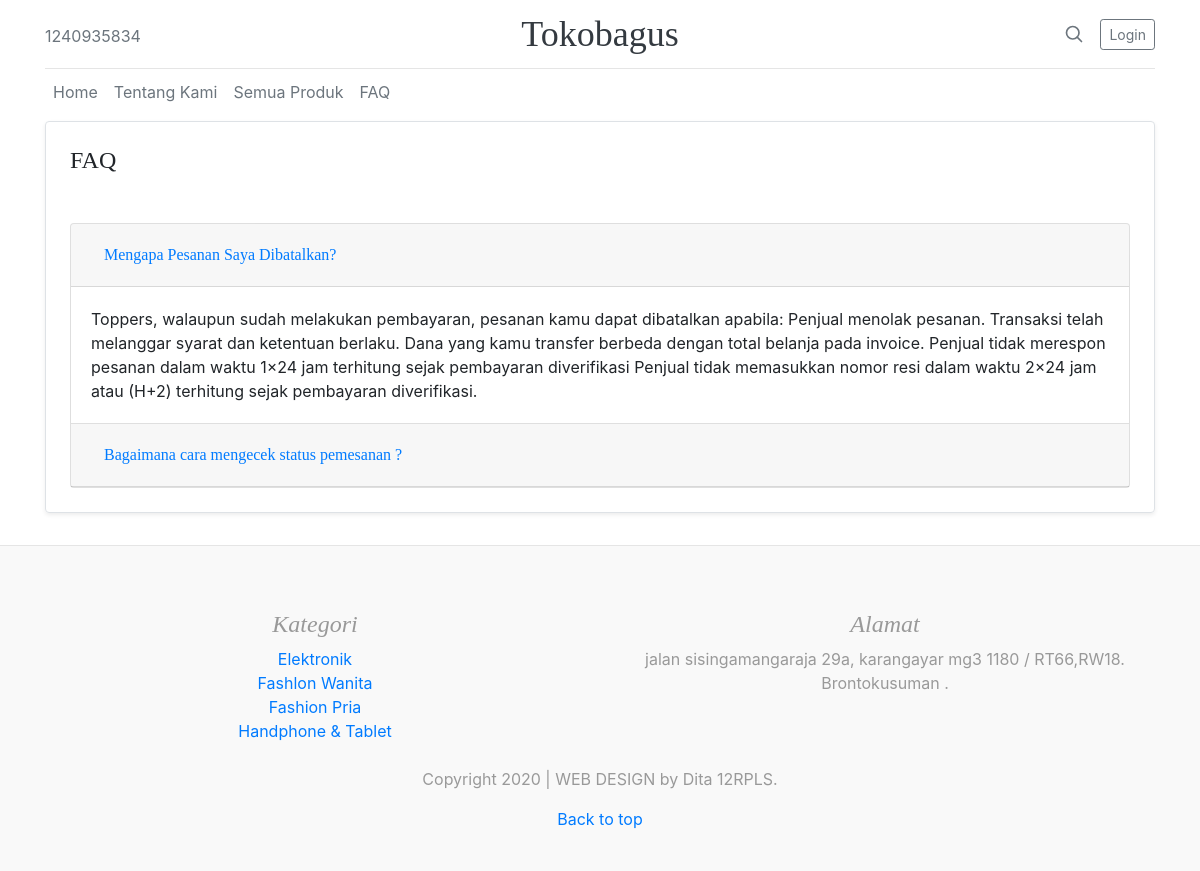
The page /index.php/faq on the database its author committed.
### tables this page shows
CREATE TABLE `about` (
  `id_about` int(11) NOT NULL,
  `judul` varchar(100) NOT NULL,
  `deskripsi` text NOT NULL,
  `alamat` varchar(150) NOT NULL,
  `telepon` varchar(20) NOT NULL,
  `emall` varchar(50) NOT NULL
);

CREATE TABLE `faq` (
  `id_faq` int(11) NOT NULL,
  `pertanyaan` varchar(200) NOT NULL,
  `jawaban` text NOT NULL
);

CREATE TABLE `kategori` (
  `id_kategori` int(11) NOT NULL,
  `nama_kategori` varchar(50) NOT NULL
);

### application/controllers/Faq.php (called while the page is built, shortened)
<?php
class Faq extends CI_Controller {
	function __construct(){
	    $this->load->model('toko_model');
	}
	public function index()
	{
		$data['faq'] = $this->toko_model->get_list_faq();
		$data['kategori'] = $this->toko_model->get_list_kategori();
		$data['about'] = $this->toko_model->get_detail_about();
    	$this->load->view('faq', $data);
	}
}

### index.php (called while the page is built, shortened)
<?php
require_once BASEPATH.'core/CodeIgniter.php';

### application/models/Toko_model.php (called while the page is built, shortened)
<?php
class Toko_model extends CI_Model{
	function get_list_faq(){
		$sql = "SELECT * FROM faq";
		$query = $this->db->query($sql);
        return $query->result();
	}
	function get_list_kategori(){
		$sql = "SELECT * FROM kategori";
		$query = $this->db->query($sql);
        return $query->result();
	}
	function get_detail_about(){
		$sql = "SELECT * FROM about WHERE id_about = '1'";
		$query = $this->db->query($sql);
	    return $query->row();
	}
}

### application/views/faq.php (the view, shortened to what this page needs)
<!DOCTYPE html>
<html lang="en">
<head>
	<link rel="stylesheet" type="text/css" href="<?= base_url('resources/css/bootstrap.min.css'); ?>" />
	<link rel="stylesheet" type="text/css" href="<?= base_url('resources/css/blog.css'); ?>" />
</head>
<body>
	<div class="container">
	    <?php include('header.php'); ?>
	    <div class="nav-scroller py-1 mb-2">
	      <nav class="nav d-flex">
	        <a class="p-2 text-muted" href="<?= base_url('home'); ?>">Home</a>
	        <a class="p-2 text-muted" href="<?= base_url('about'); ?>">Tentang Kami</a>
	        <a class="p-2 text-muted" href="<?= base_url('produk'); ?>">Semua Produk</a>
	        <a class="p-2 text-muted" href="<?= base_url('faq'); ?>">FAQ</a>
	      </nav>
	    </div>
	    <div class="row mb-2">
		    <div class="col-md-12">
		        <div class="row no-gutters border rounded overflow-hidden flex-md-row mb-4 shadow-sm position-relative">
		          	<div class="col p-4 d-flex flex-column position-static">
			            <h4 class="mb-0">FAQ</h4>
			            <div class="accordion mt-5" id="accordionExample">
			            	<?php foreach ($faq as $key => $value) { ?>
							<div class="card">
							    <div class="card-header" id="headingOne">
							      <h2 class="mb-0">
							        <button class="btn btn-link btn-block text-left" type="button" data-toggle="collapse" data-target="#collapse<?= $key; ?>" aria-expanded="true" aria-controls="collapse<?= $key; ?>">
							          <?= $value->pertanyaan; ?>
							        </button>
							      </h2>
							    </div>
							    <div id="collapse<?= $key; ?>" class="collapse <?= ($key == 0) ? 'show':'' ?>" aria-labelledby="heading<?= $key; ?>" data-parent="#accordionExample">
							      <div class="card-body">
							        <?= $value->jawaban; ?>
							      </div>
							    </div>
							</div>
							<?php } ?>
				        </div>
				    </div>
		        </div>
		    </div>
	    </div>
	</div>
	<?php include('footer.php'); ?>
</body>
</html>

### application/views/header.php
<header class="blog-header py-3">
  <div class="row flex-nowrap justify-content-between align-items-center">
    <div class="col-4 pt-1">
      <a class="text-muted" href="#"><?= $about->telepon; ?></a>
    </div>
    <div class="col-4 text-center">
      <a class="blog-header-logo text-dark" href="#">Tokobagus</a>
    </div>
    <div class="col-4 d-flex justify-content-end align-items-center">
      <a class="text-muted" href="#" aria-label="Search">
        <svg xmlns="http://www.w3.org/2000/svg" width="20" height="20" fill="none" stroke="currentColor" stroke-linecap="round" stroke-linejoin="round" stroke-width="2" class="mx-3" role="img" viewBox="0 0 24 24" focusable="false"><title>Search</title><circle cx="10.5" cy="10.5" r="7.5"/><path d="M21 21l-5.2-5.2"/></svg>
      </a>
      <a class="btn btn-sm btn-outline-secondary" href="#">Login</a>
    </div>
  </div>
</header>

### application/views/footer.php
<footer class="blog-footer">
	<div class="container">
		<div class="row">
			<div class="col-md-6">
		        <div class="p-4">
		          <h4 class="font-italic">Kategori</h4>
		          <ol class="list-unstyled mb-0">
		          	<?php foreach ($kategori as $key => $value) { ?>
		            <li><a href="#"><?= $value->nama_kategori; ?></a></li>
		        	<?php } ?>
		          </ol>
		        </div>
			</div>
			<div class="col-md-6">
				<div class="p-4">
		          <h4 class="font-italic">Alamat</h4>
		          <p><?= $about->alamat; ?></p>
		        </div>
			</div>
		</div>
	</div>
    <p>Copyright 2020 | WEB DESIGN by Dita 12RPLS</a>.</p>
    <p>
      <a href="#">Back to top</a>
    </p>
</footer>

### resources/css/blog.css (style rules this page uses)
.blog-header { line-height: 1; border-bottom: 1px solid #e5e5e5; }
.blog-header-logo { font-family: "Playfair Display", Georgia, "Times New Roman", serif; font-size: 2.25rem; }
h1, h2, h3, h4, h5, h6 { font-family: "Playfair Display", Georgia, "Times New Roman", serif; }
.nav-scroller { position: relative; z-index: 2; height: 2.75rem; overflow-y: hidden; }
.nav-scroller .nav { display: -ms-flexbox; display: flex; -ms-flex-wrap: nowrap; flex-wrap: nowrap; padding-bottom: 1rem; margin-top: -1px; overflow-x: auto; text-align: center; white-space: nowrap; -webkit-overflow-scrolling: touch; }
.blog-footer { padding: 2.5rem 0; color: #999; text-align: center; background-color: #f9f9f9; border-top: .05rem solid #e5e5e5; }
.blog-footer p:last-child { margin-bottom: 0; }

### rows shown on the page
about: telepon "1240935834", alamat "jalan sisingamangaraja 29a, karangayar mg3 1180 / RT66,RW18. Brontokusuman ."
faq: pertanyaan "Mengapa Pesanan Saya Dibatalkan?", jawaban "Toppers, walaupun sudah melakukan pembayaran, pesanan kamu dapat dibatalkan apabila: Penjual menolak pesanan. Transaksi telah melanggar syarat dan ketentuan berlaku. Dana yang kamu transfer berbeda dengan total belanja pada invoice. Penjual tidak merespon pesanan dalam waktu 1×24 jam terhitung sejak pembayaran diverifikasi Penjual tidak memasukkan nomor resi dalam waktu 2×24 jam atau (H+2) terhitung sejak pembayaran diverifikasi."
faq: pertanyaan "Bagaimana cara mengecek status pemesanan ?"
kategori: nama_kategori "Elektronik"
kategori: nama_kategori "Fashlon Wanita"
kategori: nama_kategori "Fashion Pria"
kategori: nama_kategori "Handphone & Tablet"
